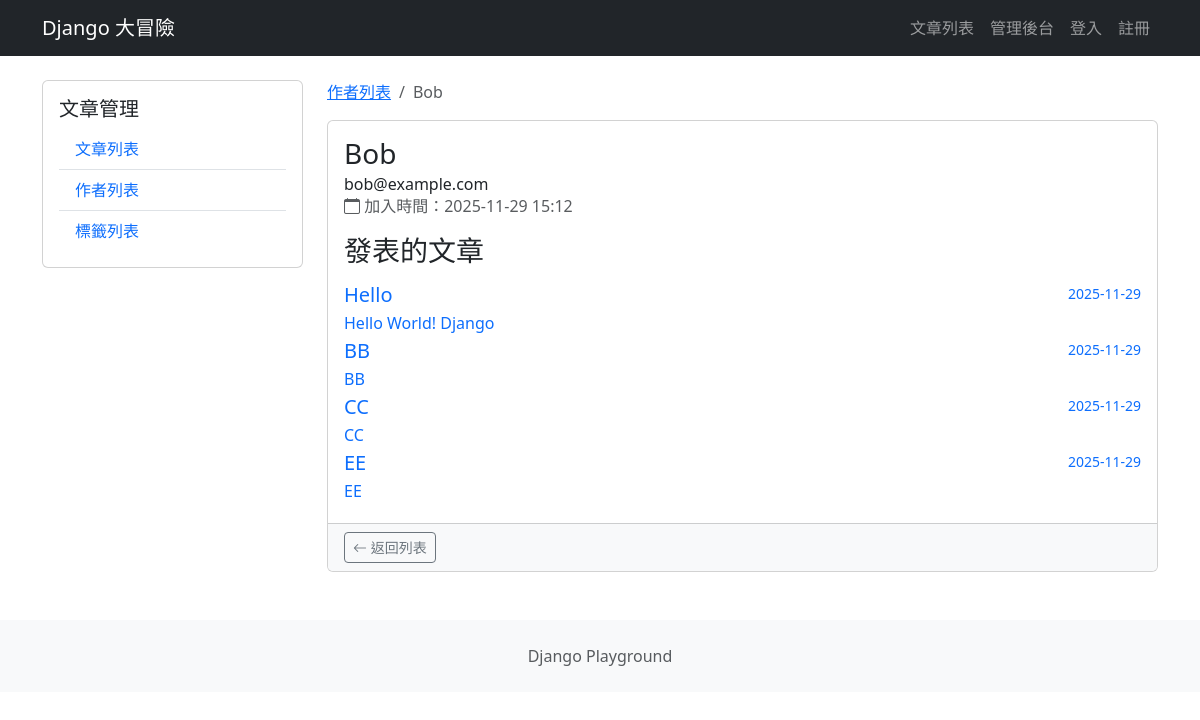
/blog/authors/2/, run on the app's committed database.
### blog/models.py (models this page shows, shortened)
class Author(models.Model):
    name = models.CharField(max_length=100)
    email = models.EmailField(unique=True)
    bio = models.TextField(blank=True)
    created_at = models.DateTimeField(auto_now_add=True)

class Article(models.Model):
    title = models.CharField(max_length=200)
    content = models.TextField()
    cover_image = models.ImageField(
        upload_to="articles/covers/",
        blank=True,
        null=True,
    )
    created_by = models.ForeignKey(
        settings.AUTH_USER_MODEL,
        on_delete=models.CASCADE,
    )
    created_at = models.DateTimeField(auto_now_add=True)
    updated_at = models.DateTimeField(auto_now=True)
    is_published = models.BooleanField(default=False)
    author = models.ForeignKey(  # ForeignKey外鍵會關聯到Author這張表
        Author,
        on_delete=models.CASCADE,  # 假設作者這筆資料被刪掉,文章就一起被刪掉
        related_name="articles",  # 反向的名字如何查詢,不寫也可以,Django 會自動命名為Default article
        null=True,
        blank=True,
    )
    tags = models.ManyToManyField(  # 多對多的關聯
        Tag,
        related_name="articles",  # 反向的名字如何查詢
        blank=True,
    )

### blog/views.py (the view)
# urls.py: path("authors/<int:author_id>/", views.author_detail, name="author_detail"),
def author_detail(request, author_id):
    author = get_object_or_404(Author, id=author_id)
    return render(request, "blog/author_detail.html", {"author": author})

### blog/templates/blog/author_detail.html (shortened to what this page needs)
{% extends "blog/base.html" %}
{% block blog_content %}
    <nav aria-label="breadcrumb" class="d-none d-md-block">
        <ol class="breadcrumb">
            <li class="breadcrumb-item">
                <a href="{% url 'blog:author_list' %}">作者列表</a>
            </li>
            <li class="breadcrumb-item active">
                {{ author.name }}
            </li>
        </ol>
    </nav>
    <article class="card">
        <div class="card-body">
            <h1 class="card-title fs-3 fs-md-2 fs-lg-1">
                {{ author.name }}
            </h1>
            <h6 class="card-subtitle">
                {{ author.email }}
            </h6>
            <div class="d-flex flex-column flex-md-row align-items-md-center mb-3 text-muted">
                <span>
                    <i class="bi bi-calendar"></i>
                    加入時間：{{ author.created_at|date:"Y-m-d H:i" }}
                </span>
            </div>
            <h3 class="mb-3">
                發表的文章
            </h3>
            {% for article in author.articles.all %}
                <a href="{% url 'blog:article_detail' article.id %}"
                   class="text-decoration-none">
                    <div class="d-flex w-100 justify-content-between">
                        <h5 class="mb-1">
                            {{ article.title }}
                        </h5>
                        <small>{{ article.created_at|date:"Y-m-d" }}</small>
                    </div>
                    <p class="mb-1">
                        {{ article.content|truncatechars:100 }}
                    </p>
                </a>
            {% empty %}
                <div class="col-12">
                    <div class="alert alert-info">
                        作者目前沒有文章
                    </div>
                </div>
            {% endfor %}
        </div>
        <div class="card-footer bg-light">
            <div class="d-flex justify-content-between align-items-center">
                <a href="{% url 'blog:author_list' %}"
                   class="btn btn-outline-secondary btn-sm">
                    <span class="d-none d-sm-inline">
                        <i class="bi bi-arrow-left"></i> 返回列表
                    </span>
                </a>
            </div>
        </div>
    </article>
{% endblock blog_content %}

### data on the page
Author: name "Bob", email "bob@example.com", created_at "2025-11-29 15:12"
Article: title "Hello", created_at "2025-11-29", content "Hello World! Django"
Article: title "BB", created_at "2025-11-29", content "BB"
Article: title "CC", created_at "2025-11-29", content "CC"
Article: title "EE", created_at "2025-11-29", content "EE"
